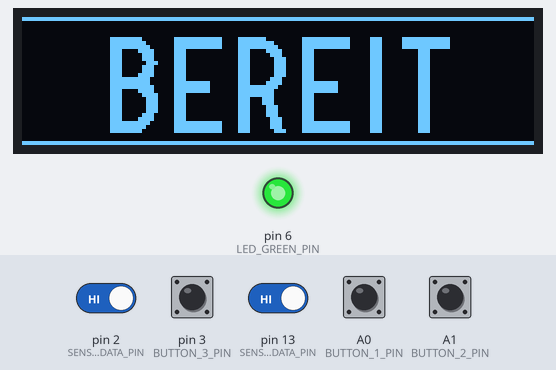
Simulated run of this program. Board: Arduino Pro Mini, built with avr-gcc and run on an emulated ATmega328P. Shown: 128×32 one-colour display, output pins drawn as LEDs (lit = HIGH). Inputs (shaded band) come from the test bench; at power-on: A0 (BUTTON_1_PIN), A1 (BUTTON_2_PIN), pin 2 (SENSOR2_DATA_PIN), pin 3 (BUTTON_3_PIN), pin 13 (SENSOR1_DATA_PIN) HIGH. Sleep ends after the set time or at an interrupt; pins used as bus, display or sensor lines are not drawn; what the program prints to the serial monitor is not drawn.

Above: at 1.2 s.
1.3 s: pin 13 (SENSOR1_DATA_PIN) driven LOW
At 1.37 s:
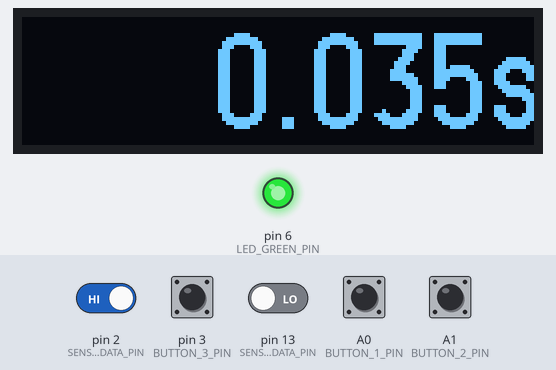
3.0 s: pin 2 (SENSOR2_DATA_PIN) driven LOW
At 3.8 s:
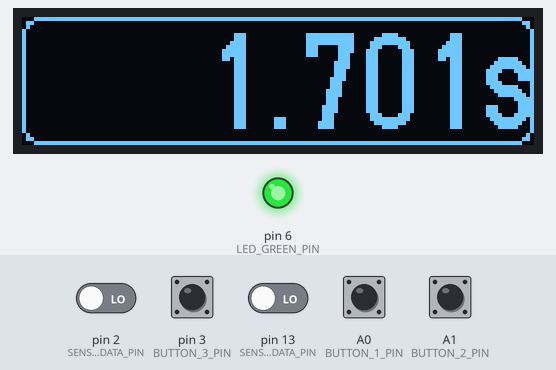
4.5 s: A0 (BUTTON_1_PIN) pulled LOW for 0.15 s
At 4.9 s:
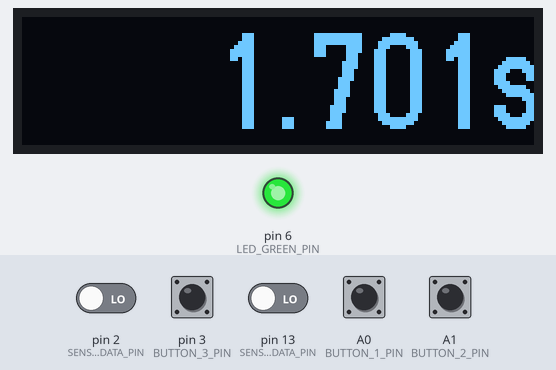
6.1 s: pin 3 (BUTTON_3_PIN) pulled LOW for 0.15 s
7.7 s: pin 3 (BUTTON_3_PIN) pulled LOW for 1 s
At 8.6 s:
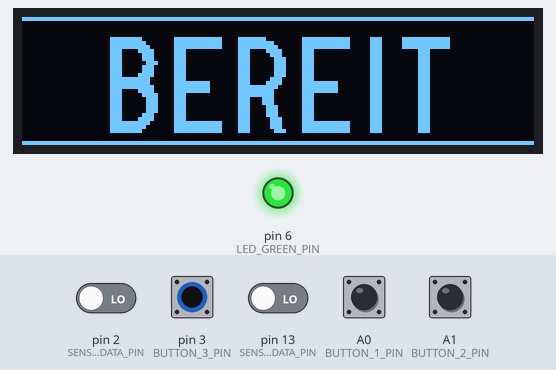
Timing chart, 0 to 10.7 s (numbered marks = the images above; inputs shaded):
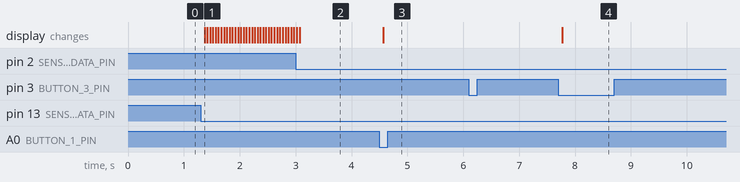

The program:

main.cpp
```cpp
// --- INCLUDES ---
#include <Arduino.h>
#include <U8g2lib.h>
#include <Wire.h>
#include <avr/interrupt.h>
#include <avr/sleep.h>
#include <avr/power.h>
#include <avr/wdt.h>

// --- CONSTANTS ---
const uint8_t OLED_GND_PIN = MISO;
const uint8_t SENSOR1_GND_PIN = 9;
const uint8_t SENSOR1_DATA_PIN = SCK; // PCINT5
const uint8_t SENSOR2_GND_PIN = 10;
const uint8_t SENSOR2_DATA_PIN = 2; // PCINT18
const uint8_t BUTTON_1_PIN = A0;
const uint8_t BUTTON_2_PIN = A1;
const uint8_t BUTTON_3_PIN = 3;

const uint8_t LED_RED_PIN = 7;
const uint8_t LED_GREEN_PIN = 6;
const uint8_t LED_WHITE_PIN = 5;

const uint8_t STATE_NOT_INIT  = 0;
const uint8_t STATE_READY     = 1;
const uint8_t STATE_RUNNING   = 2;
const uint8_t STATE_RESULT    = 3;
const uint8_t STATE_BEST      = 4;

const uint32_t SLEEP_TIMER         = 100000ul;

// --- VARIABLES ---
float timeCode = 0.0;
uint8_t myState = STATE_READY;
uint8_t myLastState = STATE_NOT_INIT;

bool but1 = true, but1Prev = false;
bool but2 = true, but2Prev = false;
bool but3 = true, but3Prev = false;
bool sensor1 = true, sensor1Prev = false;
bool sensor2 = true, sensor2Prev = false;
volatile bool sens1Triggered = false, sens2Triggered = false;
bool but1Changed = false, but2Changed = false, but3Changed = false;
bool iAmSleeping = false;
uint32_t lastActionTS = 0;

String stringBuffer ;
int textWidth;

volatile uint32_t tStarted, tResult, tBest = 0;
volatile uint32_t lastInt = 0;

// --- OBJECTS ---
U8G2_SSD1306_128X32_UNIVISION_F_HW_I2C u8g2(U8G2_R2, /* reset=*/ U8X8_PIN_NONE);

// --- PROTOTYPES ---
void enablePeriphery();
void disablePeriphery();
void readButtons();
void updateDisplay();
void INT_PINisr(void);
void goToSleep();
// --------------------------------------------------------------------------
//                               S E T U P
// --------------------------------------------------------------------------
void setup(void) {


  enablePeriphery();


 // u8g2_font_logisoso26_tr u8g2_font_freedoomr25_mn u8g2_font_inr27_mr

  cli();
  PCICR |= 0b00000101; // Enables Ports B and D Pin Change Interrupts
  PCMSK0 |= 0b00100000; // PCINT5
  PCMSK2 |= 0b00000100; // PCINT18
  sei();
}

// --------------------------------------------------------------------------
//                                L O O P
// --------------------------------------------------------------------------
void loop(void) {
  static uint32_t timeCodeLoop = millis();
  bool pleaseUpdateDisplay = false;

  readButtons();

  if ( myState == STATE_READY ) {
    if ( myLastState != myState ){
      pleaseUpdateDisplay = true;
    }
    if (sens1Triggered){
      sens1Triggered = false;
      myState = STATE_RUNNING;
      pleaseUpdateDisplay = true;
    }
    if (but1Changed){
      myState = STATE_BEST;
      pleaseUpdateDisplay = true;
    }

  }
  else if ( myState == STATE_RUNNING ) {
    pleaseUpdateDisplay = true;
    if (sens1Triggered){
      sens1Triggered = false;
      lastActionTS = millis();
    }
    if (sens2Triggered){
      sens2Triggered = false;
      myState = STATE_RESULT;
      if ( ( tResult < tBest ) || ( tBest == 0 ) ) {
        tBest = tResult;
        myState = STATE_BEST;
      }
      else {
        myState = STATE_RESULT;
      }
    }
  }
  else if ( myState == STATE_RESULT ) {
    if ( myLastState != myState ){
      pleaseUpdateDisplay = true;
    }
    if (sens1Triggered){
      sens1Triggered = false;
      myState = STATE_RUNNING;
    }
    if (but1Changed){
      but1Changed = false;
      myState = STATE_BEST;
      pleaseUpdateDisplay = true;
    }
  }
  else if ( myState == STATE_BEST ) {
    if ( myLastState != myState ){
      pleaseUpdateDisplay = true;
    }
    if (sens1Triggered){
      sens1Triggered = false;
      myState = STATE_RUNNING;
      pleaseUpdateDisplay = true;
    }
    if (but1Changed){
      if (tBest > 0 ){
        myState = STATE_RESULT;
      }
      else{
        myState = STATE_READY;
      }
      pleaseUpdateDisplay = true;
    }
    if (but2Changed){
      tBest = 0;
      pleaseUpdateDisplay = true;
    }
  }
  if (but3Changed){
    goToSleep();
    pleaseUpdateDisplay = true;
  }

  if (myLastState != myState) {
    Serial.println(myState);
    lastActionTS = millis();
    pleaseUpdateDisplay = true;
  }

  if ( (millis() - lastActionTS ) > SLEEP_TIMER ) {
    goToSleep();
    pleaseUpdateDisplay = true;
  }

  if ( (pleaseUpdateDisplay) )  {
    updateDisplay();
  }
  myLastState = myState;
  but1Changed = false;
  but2Changed = false;
  but3Changed = false;

  while( ( millis() - timeCodeLoop) < 50);
  timeCodeLoop = millis();
  //delay(200);
  //Serial.println("Loop()");
}

// --------------------------------------------------------------------------
//                        S U B   R O U T I N E S
// --------------------------------------------------------------------------


// ++++++++++++++++++++++++++++++++++++++
void enablePeriphery(){
  noInterrupts();

  Serial.begin(115200);
  Serial.println("\n\nLos gehts...");

  // sensor #1
  pinMode(SENSOR1_GND_PIN, OUTPUT);
  digitalWrite(SENSOR1_GND_PIN, LOW);
  pinMode(SENSOR1_DATA_PIN, INPUT_PULLUP);

  // sensor #2
  pinMode(SENSOR2_GND_PIN, OUTPUT);
  digitalWrite(SENSOR2_GND_PIN, LOW);
  pinMode(SENSOR2_DATA_PIN, INPUT_PULLUP);

  // buttons
  pinMode(BUTTON_1_PIN, INPUT_PULLUP);
  pinMode(BUTTON_2_PIN, INPUT_PULLUP);
  pinMode(BUTTON_3_PIN, INPUT_PULLUP);

  pinMode(LED_GREEN_PIN, OUTPUT);
  analogWrite(LED_GREEN_PIN, 30);
  digitalWrite(LED_GREEN_PIN, HIGH);

  delay(500);

  interrupts();
  u8g2.begin();
  u8g2.setFont(u8g2_font_logisoso24_tf);

  lastActionTS = millis();
}

// ++++++++++++++++++++++++++++++++++++++
void disablePeriphery(){

  digitalWrite(SENSOR1_GND_PIN, HIGH);
  digitalWrite(SENSOR2_GND_PIN, HIGH);
  pinMode(LED_GREEN_PIN, LOW);
  pinMode(LED_RED_PIN, LOW);
  pinMode(LED_WHITE_PIN, LOW);

/*
pinMode(SENSOR1_GND_PIN, INPUT);
  pinMode(SENSOR2_GND_PIN, INPUT);
  pinMode(LED_GREEN_PIN, INPUT);
  pinMode(LED_RED_PIN, INPUT);
  pinMode(LED_WHITE_PIN, INPUT);
  pinMode(BUTTON_1_PIN, INPUT);
  pinMode(BUTTON_2_PIN, INPUT);
// bringt nix
  pinMode(0, INPUT_PULLUP);
  pinMode(1, INPUT_PULLUP);

  pinMode(MISO, INPUT_PULLUP);
  pinMode(MOSI, INPUT_PULLUP);
  pinMode(SCK, INPUT_PULLUP);
  pinMode(8, INPUT_PULLUP);
  pinMode(4, INPUT_PULLUP);
  pinMode(A2, INPUT_PULLUP);
  pinMode(A3, INPUT_PULLUP); */
}

// ++++++++++++++++++++++++++++++++++++++
void readButtons(){

  but1      = !digitalRead(BUTTON_1_PIN);
  but2      = !digitalRead(BUTTON_2_PIN);
  but3      = !digitalRead(BUTTON_3_PIN);


  if (but1 != but1Prev){
    but1Prev = but1;
    if ( but1){
      but1Changed = true;
      Serial.println("but1");
    }
  }
  if (but2 != but2Prev){
    but2Prev = but2;
    if ( but2){
      but2Changed = true;
      Serial.println("but2");
    }
  }
  if (but3 != but3Prev){
    but3Prev = but3;
    if ( !but3){
      but3Changed = true;
      Serial.println("but3");
    }
  }
}

// ++++++++++++++++++++++++++++++++++++++
void updateDisplay(){
  if (myState == STATE_READY){
    u8g2.firstPage();
    do {
      u8g2.drawHLine(0,31,128);
      u8g2.drawHLine(0,0,128);
      u8g2.setCursor( 20 , 29 );
      u8g2.print("BEREIT");
    } while ( u8g2.nextPage() );
  }
  else if ( myState == STATE_RUNNING ) {

    timeCode = (float)( millis() - tStarted ) / 1000.0  ;

    stringBuffer = String(timeCode,3) + "s";
    textWidth = u8g2.getStrWidth(stringBuffer.c_str());

    u8g2.firstPage();
    do {
      u8g2.setCursor( 127 - textWidth + 2 , 28 );
      u8g2.print(stringBuffer);
    } while ( u8g2.nextPage() );
  }
  else if ( myState == STATE_RESULT ){
    timeCode = (float)( tResult ) / 1000.0  ;

    stringBuffer = String(timeCode,3) + "s";
    textWidth = u8g2.getStrWidth(stringBuffer.c_str());

    u8g2.firstPage();
    do {
      u8g2.setCursor( 127 - textWidth +2 , 28 );
      u8g2.print(stringBuffer);
    }while ( u8g2.nextPage() );
  }
  else if ( myState == STATE_BEST ){
    timeCode = (float)( tBest ) / 1000.0  ;

    stringBuffer = String(timeCode,3) + "s";
    textWidth = u8g2.getStrWidth(stringBuffer.c_str());

    u8g2.firstPage();
    do {
      u8g2.drawRFrame(0,0,128,32,4);
      u8g2.setCursor( 127 - textWidth , 28 );
      u8g2.print(stringBuffer);
    }while ( u8g2.nextPage() );
  }
}

// ++++++++++++++++++++++++++++++++++++++
void goToSleep(){
  disablePeriphery();
  Serial.println("Gute Nacht");
  Serial.flush();
  ADCSRA &= ~(1 << ADEN);
  sleep_bod_disable();
  wdt_disable();
  attachInterrupt(1, INT_PINisr, FALLING);
  set_sleep_mode(SLEEP_MODE_PWR_DOWN);
  sleep_enable();
  sleep_mode();
  sleep_disable();
  power_all_enable();
  Serial.println("Guten Morgen");
  detachInterrupt(1);
  enablePeriphery();
  myState = STATE_READY;
  sens1Triggered = false;
  sens2Triggered = false;
}

// ++++++++++++++++++++++++++++++++++++++
ISR(PCINT0_vect)
{
  uint32_t currTime = millis();
  if ( ( currTime - lastInt ) > 100 ){
    sens1Triggered = true;
    sens2Triggered = false;
    tStarted = currTime;
    lastInt = currTime;
  }
}

// ++++++++++++++++++++++++++++++++++++++
ISR(PCINT2_vect)
{
  uint32_t currTime = millis();
  if ( ( currTime - lastInt ) > 100 ){
    sens2Triggered = true;
    tResult = currTime - tStarted;
    lastInt = currTime;
  }
}

// ++++++++++++++++++++++++++++++++++++++
void INT_PINisr(void)
{

}
```

Measured:
- after the input at 1.3 s, the display: changes after 0.07 s (image 1)
- after the input at 3.0 s, the display: first differs from a run without the input after 0.07 s (image 2)
- after the input at 4.5 s, the display: changes after 0.07 s (image 3)
- after the input at 6.1 s, every drawn part: stays the same
- after the input at 7.7 s, the display: changes after 0.07 s (image 4)
